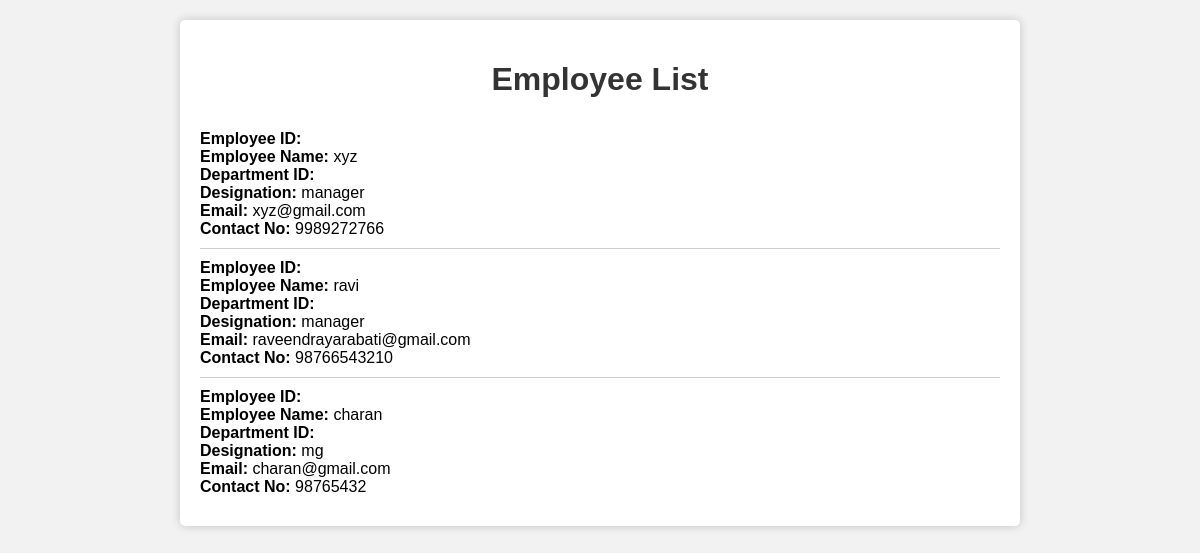
The page /employees on the database its author committed.
### tables this page shows
CREATE TABLE Employee_Details (
EmployeeID int primary key,
Employee_Name varchar(50),
DepartmentID int,
Designation varchar(50),
Email varchar(50),
Contact_No int);

### app.py (the view)
@app.route('/employees', methods=['GET','POST'])
def show_employees():
    emp=Employee()
    data=emp.show_employees()
    return render_template('showemployees.html',employees=data)

### employee.py (called while the page is built)
    def show_employees(self):
        conn=sqlite3.connect('pms.db')
        cur=conn.cursor()
        cur.execute('''select * from Employee_Details''')
        data=[]
        for i in cur.fetchall():
            context={}
            context['EmployeeId']=i[0]
            context['EmployeeName']=i[1]
            context['DepartmentId']=i[2]
            context['Designation']=i[3]
            context['Email']=i[4]
            context['ContactNo']=i[5]
            data.append(context)
        return data

### templates/showemployees.html (shortened to what this page needs)
<!DOCTYPE html>
<html>
<head>
</head>
<body>
    <div class="container">
        <h1>Employee List</h1>
        <ul class="employee-list">
            {% for employee in employees %}
            <li class="employee-item">
                <strong>Employee ID:</strong> {{ employee.EmployeeID }}<br>
                <strong>Employee Name:</strong> {{ employee.EmployeeName }}<br>
                <strong>Department ID:</strong> {{ employee.DepartmentID }}<br>
                <strong>Designation:</strong> {{ employee.Designation }}<br>
                <strong>Email:</strong> {{ employee.Email }}<br>
                <strong>Contact No:</strong> {{ employee.ContactNo }}
            </li>
            {% endfor %}
        </ul>
    </div>
</body>
</html>

### templates/showemployees.html (style rules this page uses)
body { font-family: Arial, sans-serif; margin: 0; padding: 20px; background-color: #f2f2f2; }
h1 { color: #333; text-align: center; }
.container { max-width: 800px; margin: 0 auto; background-color: #fff; padding: 20px; border-radius: 5px; box-shadow: 0 0 10px rgba(0, 0, 0, 0.2); }
.employee-list { list-style: none; padding: 0; margin: 0; }
.employee-item { border-bottom: 1px solid #ccc; padding: 10px 0; }
.employee-item:last-child { border-bottom: none; }

### rows shown on the page
Employee_Details: EmployeeName "xyz", Designation "manager", Email "xyz@gmail.com", ContactNo "9989272766"
Employee_Details: EmployeeName "ravi", Designation "manager", Email "raveendrayarabati@gmail.com", ContactNo "98766543210"
Employee_Details: EmployeeName "charan", Designation "mg", Email "charan@gmail.com", ContactNo "98765432"
